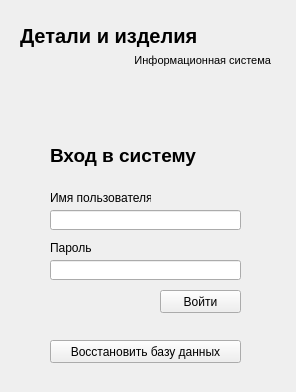
<?xml version="1.0" encoding="UTF-8"?>
<ui version="4.0">
 <class>LoginWindow</class>
 <widget class="QMainWindow" name="LoginWindow">
  <property name="geometry">
   <rect>
    <x>0</x>
    <y>0</y>
    <width>296</width>
    <height>392</height>
   </rect>
  </property>
  <property name="windowTitle">
   <string>Вход - Детали и изделия</string>
  </property>
  <widget class="QWidget" name="centralwidget">
   <widget class="QPushButton" name="pushButton">
    <property name="geometry">
     <rect>
      <x>160</x>
      <y>290</y>
      <width>81</width>
      <height>23</height>
     </rect>
    </property>
    <property name="text">
     <string>Войти</string>
    </property>
   </widget>
   <widget class="QLineEdit" name="UsernameInput">
    <property name="geometry">
     <rect>
      <x>50</x>
      <y>210</y>
      <width>191</width>
      <height>20</height>
     </rect>
    </property>
    <property name="text">
     <string/>
    </property>
   </widget>
   <widget class="QLineEdit" name="PasswordInput">
    <property name="geometry">
     <rect>
      <x>50</x>
      <y>260</y>
      <width>191</width>
      <height>20</height>
     </rect>
    </property>
    <property name="text">
     <string/>
    </property>
   </widget>
   <widget class="QLabel" name="label">
    <property name="geometry">
     <rect>
      <x>50</x>
      <y>190</y>
      <width>101</width>
      <height>16</height>
     </rect>
    </property>
    <property name="text">
     <string>Имя пользователя</string>
    </property>
   </widget>
   <widget class="QLabel" name="label_2">
    <property name="geometry">
     <rect>
      <x>50</x>
      <y>240</y>
      <width>101</width>
      <height>16</height>
     </rect>
    </property>
    <property name="text">
     <string>Пароль</string>
    </property>
   </widget>
   <widget class="QLabel" name="label_3">
    <property name="geometry">
     <rect>
      <x>20</x>
      <y>50</y>
      <width>251</width>
      <height>21</height>
     </rect>
    </property>
    <property name="font">
     <font>
      <pointsize>8</pointsize>
     </font>
    </property>
    <property name="text">
     <string>Информационная система</string>
    </property>
    <property name="alignment">
     <set>Qt::AlignRight|Qt::AlignTrailing|Qt::AlignVCenter</set>
    </property>
   </widget>
   <widget class="QLabel" name="label_4">
    <property name="geometry">
     <rect>
      <x>50</x>
      <y>140</y>
      <width>191</width>
      <height>31</height>
     </rect>
    </property>
    <property name="font">
     <font>
      <pointsize>14</pointsize>
      <weight>75</weight>
      <bold>true</bold>
     </font>
    </property>
    <property name="text">
     <string>Вход в систему</string>
    </property>
   </widget>
   <widget class="QLabel" name="label_5">
    <property name="geometry">
     <rect>
      <x>20</x>
      <y>20</y>
      <width>251</width>
      <height>31</height>
     </rect>
    </property>
    <property name="font">
     <font>
      <pointsize>15</pointsize>
      <weight>75</weight>
      <bold>true</bold>
     </font>
    </property>
    <property name="text">
     <string>Детали и изделия</string>
    </property>
   </widget>
   <widget class="QPushButton" name="ResetDatabaseButton">
    <property name="geometry">
     <rect>
      <x>50</x>
      <y>340</y>
      <width>191</width>
      <height>23</height>
     </rect>
    </property>
    <property name="text">
     <string>Восстановить базу данных</string>
    </property>
   </widget>
  </widget>
 </widget>
 <tabstops>
  <tabstop>UsernameInput</tabstop>
  <tabstop>PasswordInput</tabstop>
  <tabstop>pushButton</tabstop>
 </tabstops>
 <resources/>
 <connections/>
</ui>
